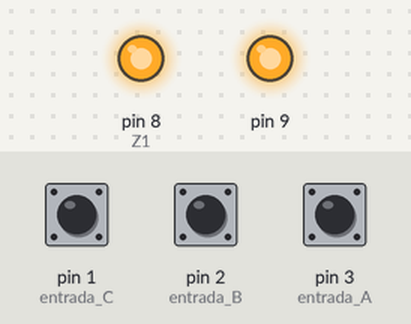
A sketch run on a simulated Arduino Uno, built with avr-gcc and run on an emulated ATmega328P. Shown: output pins drawn as LEDs (lit = HIGH). The inputs (shaded band) are chosen by the test bench; at power-on: pin 1 (entrada_C) HIGH, pin 2 (entrada_B) HIGH, pin 3 (entrada_A) HIGH.

Above: at 1.2 s.
1.3 s: pin 1 (entrada_C) pulled LOW for 0.15 s
At 1.37 s:
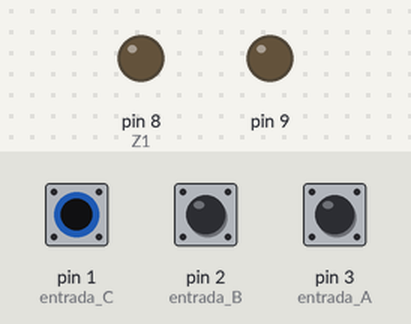
2.9 s: pin 1 (entrada_C) pulled LOW for 3.2 s
At 6.4 s:
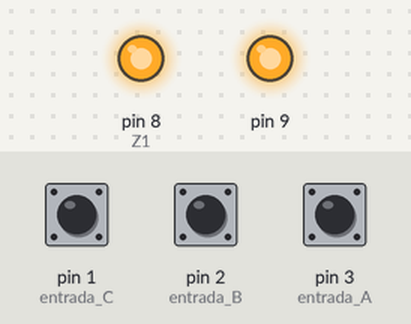
Timing chart, 0 to 7.9 s (numbered marks = the images above; inputs shaded):
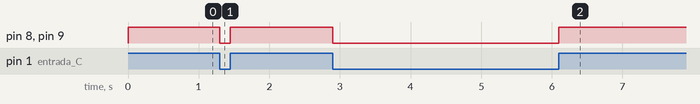

The sketch:

LEYES4.ino
```cpp
//Autor:Dario Jorge Iglesias
boolean C,B,A,Z1,Z2;
void setup(){
 pinMode(1,INPUT_PULLUP);//entrada C
 pinMode(2,INPUT_PULLUP);//entrada B
 pinMode(3,INPUT_PULLUP);//entrada A
 pinMode(8,OUTPUT);//Z1=(C.A)+(C.B)
 pinMode(9,OUTPUT);}//Z2=C.(A+B)
void loop(){C=digitalRead(1);//In
 B=digitalRead(2);
 A=digitalRead(3);
 Z1=(C&A)|(C&B);//FUNCIÓN Z1
 Z2=C&(A|B);//FUNCIÓN Z2
 digitalWrite(8,Z1);//Actualizaciones
 digitalWrite(9,Z2);}//de salidas
```

Measured:
- after the input at 1.3 s, pin 8 (Z1), pin 9: HIGH → LOW at once, → HIGH 0.15 s later
- after the input at 2.9 s, pin 8 (Z1), pin 9: HIGH → LOW at once, → HIGH 3.2 s later
